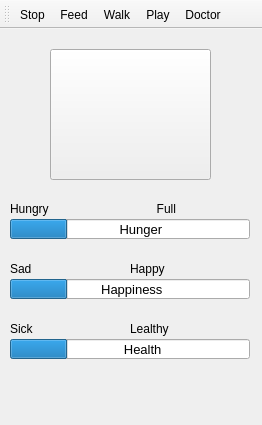
<?xml version="1.0" encoding="UTF-8"?>
<ui version="4.0">
 <class>MainWindow</class>
 <widget class="QMainWindow" name="MainWindow">
  <property name="geometry">
   <rect>
    <x>0</x>
    <y>0</y>
    <width>262</width>
    <height>425</height>
   </rect>
  </property>
  <property name="minimumSize">
   <size>
    <width>0</width>
    <height>0</height>
   </size>
  </property>
  <property name="windowTitle">
   <string>Virtual Pet</string>
  </property>
  <widget class="QWidget" name="centralwidget">
   <widget class="QPushButton" name="petPic">
    <property name="geometry">
     <rect>
      <x>50</x>
      <y>20</y>
      <width>161</width>
      <height>131</height>
     </rect>
    </property>
    <property name="text">
     <string/>
    </property>
    <property name="icon">
     <iconset>
      <normaloff>pet1.gif</normaloff>pet1.gif</iconset>
    </property>
    <property name="iconSize">
     <size>
      <width>160</width>
      <height>134</height>
     </size>
    </property>
   </widget>
   <widget class="QProgressBar" name="progressBar_1">
    <property name="geometry">
     <rect>
      <x>10</x>
      <y>190</y>
      <width>240</width>
      <height>20</height>
     </rect>
    </property>
    <property name="font">
     <font>
      <pointsize>10</pointsize>
     </font>
    </property>
    <property name="value">
     <number>24</number>
    </property>
    <property name="format">
     <string>      Hunger</string>
    </property>
   </widget>
   <widget class="QProgressBar" name="progressBar_2">
    <property name="geometry">
     <rect>
      <x>10</x>
      <y>250</y>
      <width>240</width>
      <height>20</height>
     </rect>
    </property>
    <property name="font">
     <font>
      <pointsize>10</pointsize>
     </font>
    </property>
    <property name="value">
     <number>24</number>
    </property>
    <property name="format">
     <string> Happiness</string>
    </property>
   </widget>
   <widget class="QProgressBar" name="progressBar_3">
    <property name="geometry">
     <rect>
      <x>10</x>
      <y>310</y>
      <width>240</width>
      <height>20</height>
     </rect>
    </property>
    <property name="font">
     <font>
      <pointsize>10</pointsize>
     </font>
    </property>
    <property name="value">
     <number>24</number>
    </property>
    <property name="format">
     <string>       Health</string>
    </property>
   </widget>
   <widget class="QLabel" name="label">
    <property name="geometry">
     <rect>
      <x>10</x>
      <y>170</y>
      <width>70</width>
      <height>19</height>
     </rect>
    </property>
    <property name="text">
     <string>Hungry</string>
    </property>
   </widget>
   <widget class="QLabel" name="label_2">
    <property name="geometry">
     <rect>
      <x>130</x>
      <y>170</y>
      <width>46</width>
      <height>19</height>
     </rect>
    </property>
    <property name="text">
     <string>Full</string>
    </property>
    <property name="alignment">
     <set>Qt::AlignRight|Qt::AlignTrailing|Qt::AlignVCenter</set>
    </property>
   </widget>
   <widget class="QLabel" name="label_3">
    <property name="geometry">
     <rect>
      <x>10</x>
      <y>230</y>
      <width>70</width>
      <height>19</height>
     </rect>
    </property>
    <property name="text">
     <string>Sad</string>
    </property>
   </widget>
   <widget class="QLabel" name="label_4">
    <property name="geometry">
     <rect>
      <x>130</x>
      <y>230</y>
      <width>70</width>
      <height>19</height>
     </rect>
    </property>
    <property name="text">
     <string>Happy</string>
    </property>
   </widget>
   <widget class="QLabel" name="label_5">
    <property name="geometry">
     <rect>
      <x>10</x>
      <y>290</y>
      <width>70</width>
      <height>19</height>
     </rect>
    </property>
    <property name="text">
     <string>Sick</string>
    </property>
   </widget>
   <widget class="QLabel" name="label_6">
    <property name="geometry">
     <rect>
      <x>130</x>
      <y>290</y>
      <width>70</width>
      <height>19</height>
     </rect>
    </property>
    <property name="text">
     <string>Lealthy</string>
    </property>
   </widget>
  </widget>
  <widget class="QToolBar" name="toolBar">
   <property name="minimumSize">
    <size>
     <width>0</width>
     <height>0</height>
    </size>
   </property>
   <property name="windowTitle">
    <string>toolBar</string>
   </property>
   <property name="iconSize">
    <size>
     <width>40</width>
     <height>40</height>
    </size>
   </property>
   <property name="toolButtonStyle">
    <enum>Qt::ToolButtonTextUnderIcon</enum>
   </property>
   <attribute name="toolBarArea">
    <enum>TopToolBarArea</enum>
   </attribute>
   <attribute name="toolBarBreak">
    <bool>false</bool>
   </attribute>
   <addaction name="actionStop"/>
   <addaction name="actionFeed"/>
   <addaction name="actionWalk"/>
   <addaction name="actionPlay"/>
   <addaction name="actionDoctor"/>
  </widget>
  <action name="actionStop">
   <property name="icon">
    <iconset>
     <normaloff>stopbutton.gif</normaloff>stopbutton.gif</iconset>
   </property>
   <property name="text">
    <string>Stop</string>
   </property>
  </action>
  <action name="actionWalk">
   <property name="icon">
    <iconset>
     <normaloff>walkbutton.gif</normaloff>walkbutton.gif</iconset>
   </property>
   <property name="text">
    <string>Walk</string>
   </property>
  </action>
  <action name="actionFeed">
   <property name="icon">
    <iconset>
     <normaloff>eatbutton.gif</normaloff>eatbutton.gif</iconset>
   </property>
   <property name="text">
    <string>Feed</string>
   </property>
  </action>
  <action name="actionDoctor">
   <property name="icon">
    <iconset>
     <normaloff>docbutton.gif</normaloff>docbutton.gif</iconset>
   </property>
   <property name="text">
    <string>Doctor</string>
   </property>
  </action>
  <action name="actionPlay">
   <property name="icon">
    <iconset>
     <normaloff>playbutton.gif</normaloff>playbutton.gif</iconset>
   </property>
   <property name="text">
    <string>Play</string>
   </property>
  </action>
 </widget>
 <resources/>
 <connections/>
</ui>
